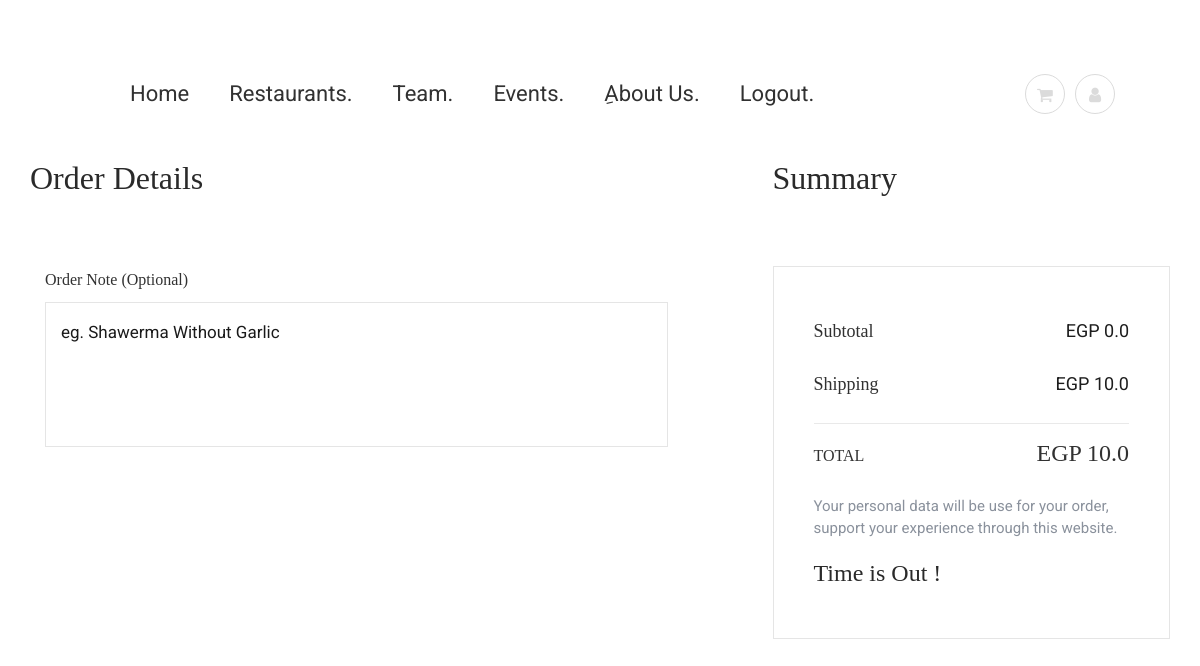
Page /checkout (signed in) on the earlier database version.
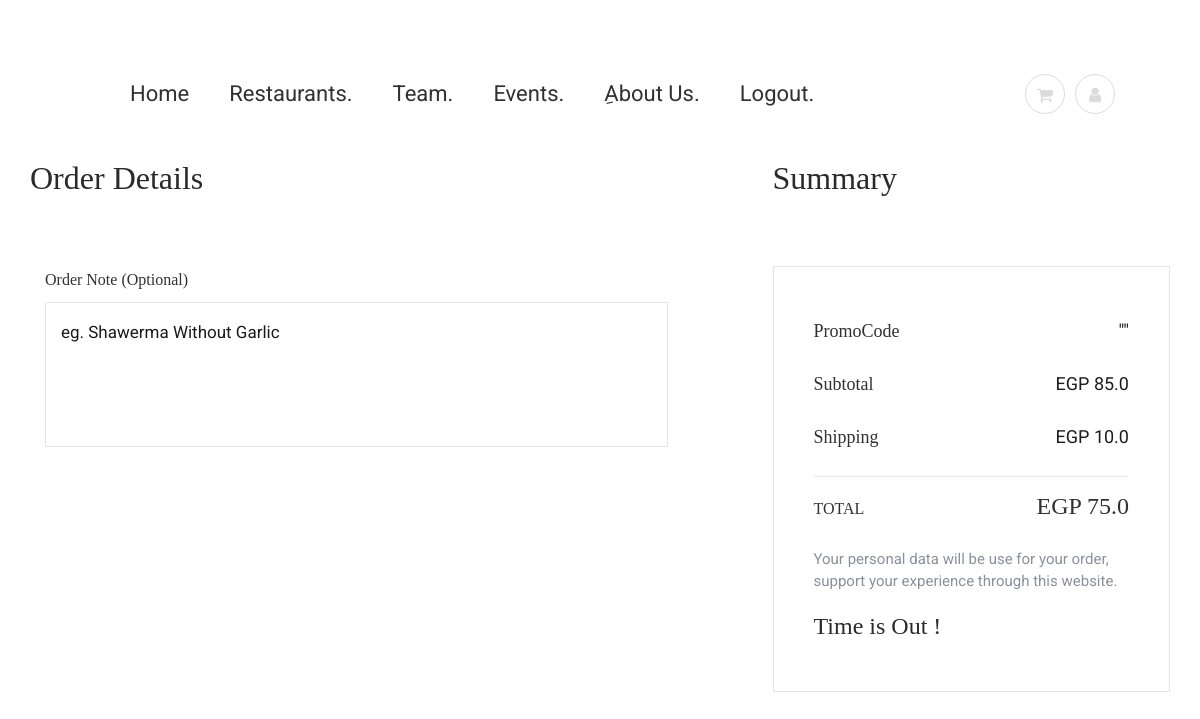
Same page on the later database version.
### cart_and_orders/models.py (models this page shows, shortened)
class Cart(models.Model):
    user = models.ForeignKey(settings.AUTH_USER_MODEL,
                             on_delete=models.CASCADE,unique = True)
    total_price = models.FloatField(default=0, validators=[MinValueValidator(0.0)])
    total_after_delivery = models.FloatField(default=0,  validators=[MinValueValidator(0.0),],)
    ordered_date = models.DateTimeField(auto_now_add=True)
    Promo_code_user = models.CharField(max_length = 250, blank = True, null= True)

class Delivery(models.Model):
    city = models.CharField(max_length=50, null=True)
    delivery_fees = models.FloatField(default=0)
    ordered_date = models.DateTimeField(auto_now_add=True)
    active = models.BooleanField(default=True)
    class Meta:
        verbose_name_plural = "DeliveryFees"

### cart_and_orders/views.py (the view, shortened to what this page needs)
# urls.py: path('checkout',views.checkout,name="checkout"),
def checkout(request):
    if request.user.is_authenticated:
        cart = Cart.objects.filter(user=request.user)
        form = CommentForm(request.POST)
        delivery = Delivery.objects.filter(city="NU")
        cartItems = CartItems.objects.filter(
            user=request.user,
            ordered=False,
        )
        profile = Profile.objects.filter(email=request.user)
        time_out = Settings.objects.get(id="1")
        now = datetime.now().time()
        end = time_out.end_order
    else:
        messages.error(request, _("Please Login First !"), extra_tags="danger")
        return redirect("Register_Login:login")
    context = {
        "cart": cart,
        "cartItems": cartItems,
        "delivery": delivery,
        "profile": profile,
        "now": now,
        "end": end,
        "time_out": time_out,
    }
    return render(request, "checkout.html", context)

### Register_Login/models.py (called while the page is built)
    def __str__(self):
        return self.email

### cart_and_orders/templates/checkout.html (shortened to what this page needs)
{% extends 'base.html' %}
{% block content %}
<div class="checkout-section pt-90 pb-100">
    <div class="container">
   <br><br>
        <form method ="POST" class="checkout-form">
            <div class="row">
                <div class="col-lg-7">
                    <h2 class="main-title">Order Details</h2>
                    <div class="col-12">
                        <div class="other-note-area">
                            <p>Order Note (Optional)</p>
                            <textarea name = "comment" placeholder="eg. Shawerma Without Garlic" ></textarea>
                        </div>
                    </div>
                </div>
                <div class="col-lg-5">
                    <div class="order-confirm-sheet">
                        <h2 class="main-title">Summary</h2>
                        <div class="order-review">
                            <table class="product-review">
                                <tbody>
                                    {% for cart in cart %}
                                    {% if cart.Promo_code_user == None %}
                                    {% else %}
                                    <tr>
                                        <th>
                                            <span>PromoCode</span>
                                        </th>
                                        <td><span>"{{cart.Promo_code_user}}" </span></td>
                                    </tr>
                                    {% endif %}
                                    {% endfor %}
                                    {% for cart in cart %}
                                    <tr>
                                        <th>
                                            <span>Subtotal</span>
                                        </th>
                                        <td><span>EGP {{cart.total_price}}</span></td>
                                    </tr>
                                    {% endfor %}
                                    {% for delivery in delivery %}
                                    <tr>
                                        <th>
                                            <span>Shipping</span>
                                        </th>
                                        <td><span>EGP {{delivery.delivery_fees}}</span></td>
                                    </tr>
                                    {% endfor %}
                                </tbody>
                                <tfoot>
                                    {% for cart in cart %}
                                    <tr>
                                        <th><span>Total</span></th>
                                        <td><span>EGP {{cart.total_after_delivery}}</span></td>
                                    </tr>
                                    {% endfor %}
                                </tfoot>
                            </table>
                            <p class="policy-text">Your personal data will be use for your order, support your experience through this website.</p>
                            {% if now < time_out.end_order  %}
                                {% if now > time_out.start_order %}
                                <div>
                                    <button class="dark-button-one">Place Order</button>
                                </div>
                            {% else %}
                            <h5>Time is Out !<h5>
                            {% endif %}
                            {% else %}
                            <h5>Time is Out !<h5>
                            {% endif %}
                        </div>
                    </div>
                </div>
            </div>
        </form>
    </div>
</div>
{% endblock content %}

Differences in the rows shown:
changed Cart: total_price "0.0" → "85.0"; total_after_delivery "10.0" → "75.0"
